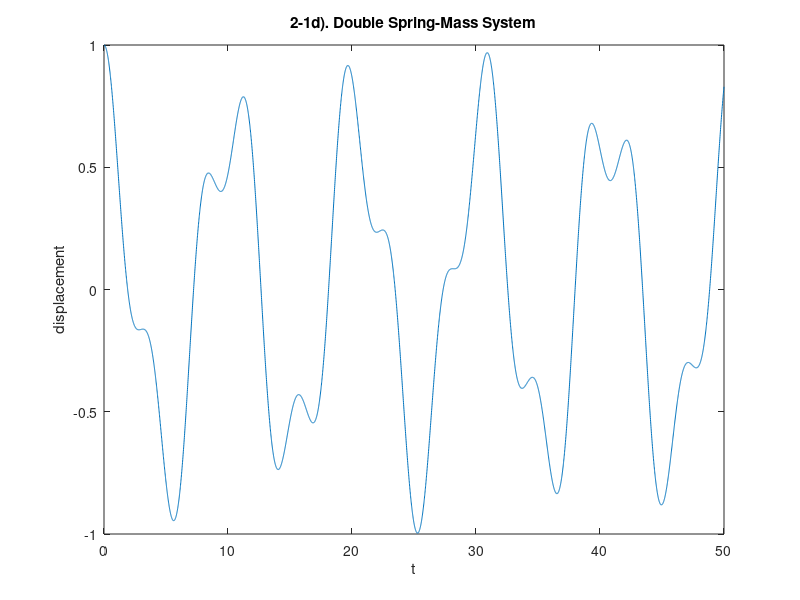
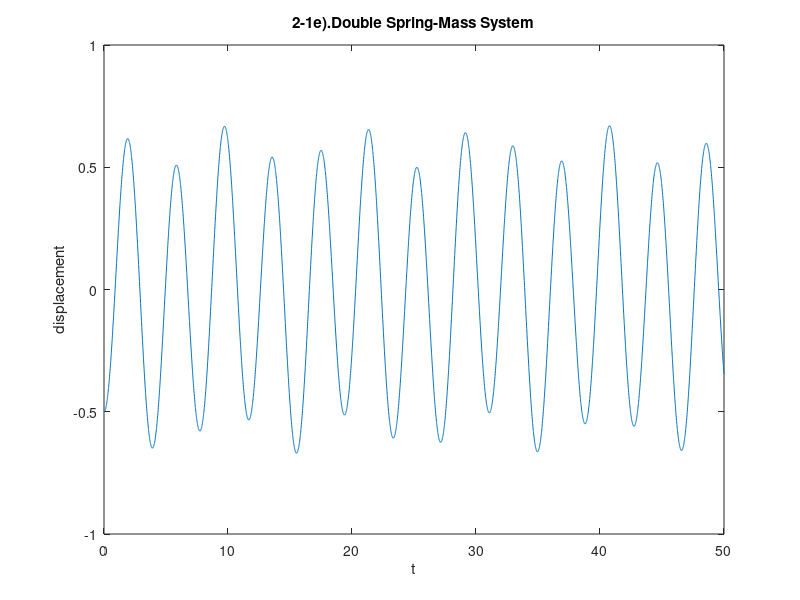
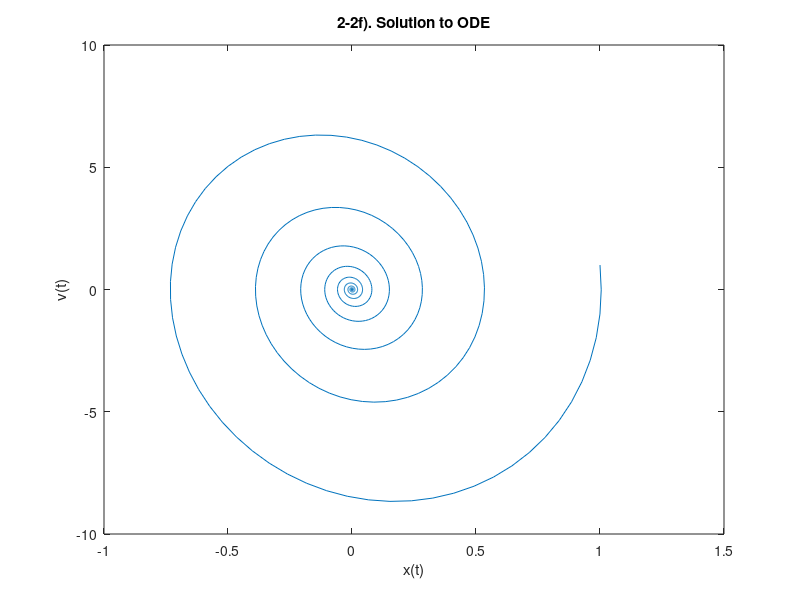
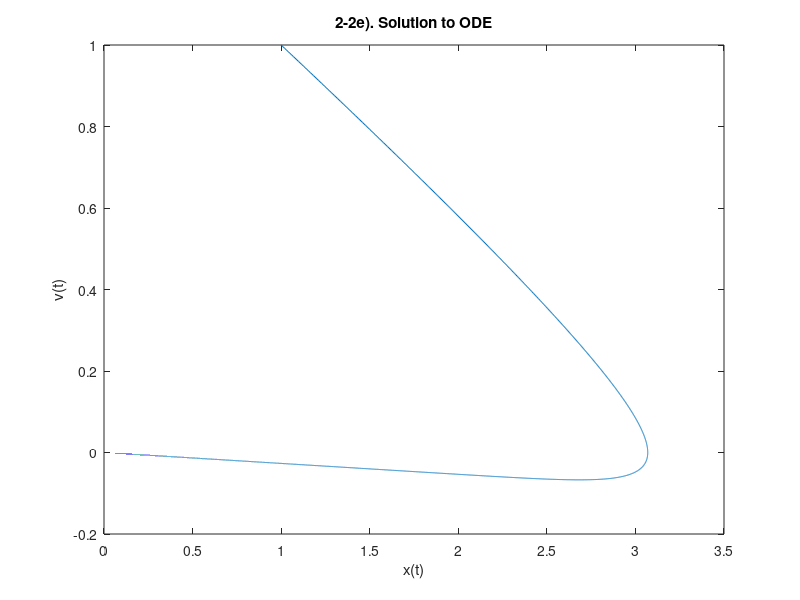

These charts were generated, in order, by the following MATLAB code:
% Sukhjit Kaur
% ME564 HW 2 Coding and Plots

% 2-1
t = 0:0.01:50;
y0 = [1;0;1;0];
A = [0 1 0 0; -2 0 1 0; 0 0 0 1; 1 0 -1 0];
[t,y] = ode45(@(t,y)A*y,t,y0);
plot(t,y(:,1))
xlabel('t')
ylabel('displacement')
title('2-1d). Double Spring-Mass System')

y0_1 = [-0.5;0;0.5;0];
[t1,y1] = ode45(@(t,y)A*y,t,y0_1);
figure
plot(t1,y1(:,1))
xlabel('t')
ylabel('displacement')
title('2-1e).Double Spring-Mass System')

% 2-2 f
t = 0:0.01:100;
y0_2 = [1;1];
A_2 = [0 1; -100 -2];
x0 = 1;
v0 = 1;
[t2,y2] = ode45(@(t,y)A_2*y,t,y0_2);
x_t = y2(:,1);
v_t = y2(:,2);
figure
plot(x_t,v_t)
xlabel('x(t)')
ylabel('v(t)')
title('2-2f). Solution to ODE')
                          
 
% 2-3 f
t = 0:0.01:200;
y0_3 = [1;1];
A_3 = [0 1; -0.01 -0.4];
x0 = 1;
v0 = 1;
[t3,y3] = ode45(@(t,y)A_3*y,t,y0_3);
x_t = y3(:,1);
v_t = y3(:,2);
figure
plot(x_t,v_t)
xlabel('x(t)')
ylabel('v(t)')
title('2-2e). Solution to ODE')